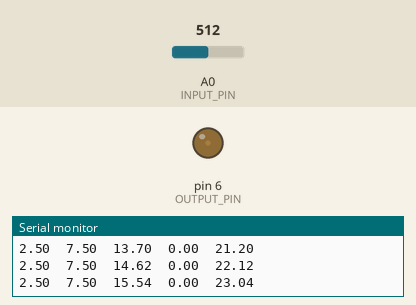
A sketch run on a simulated Arduino Uno, built with avr-gcc and run on an emulated ATmega328P. On the bench: output pins drawn as LEDs (lit = HIGH), the last lines printed to the serial monitor. The test bench sets the inputs (shaded band); at power-on: A0 (INPUT_PIN) = 512.

Above: at 1.77 s.
1.8 s: A0 (INPUT_PIN) set to 306
At 4.64 s:
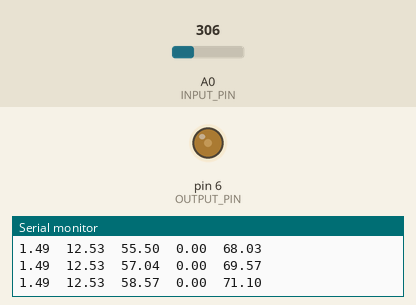
4.8 s: A0 (INPUT_PIN) set to 122
At 7.4 s:
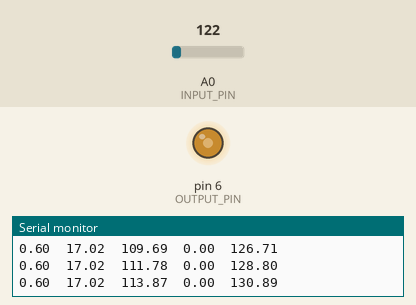
7.8 s: A0 (INPUT_PIN) set to 716
10.8 s: A0 (INPUT_PIN) set to 0
At 12.62 s:
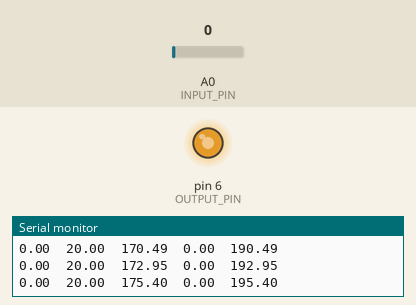
Timing chart, 0 to 14.8 s (numbered marks = the images above; inputs shaded):
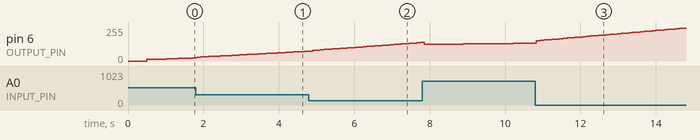

The sketch:

04_PID.ino
```cpp
/*
   Parameter setting
   (0) set Kp = Ki = Kd = 0
   (1) increase Kp, the output will be larger
   (2) increase Ki, the output will be the target value
   (3) increase Kd, the output will be the target value faster

   This code is an PID tutorial using DAC circuit.
   PWM output -> DAC -> ADC input
   anarogWrite() -> LPF -> anarogRead()
   fc = 100 Hz
   R1 = 16 kohm
   C1 = 0.1 uF
   R2 = 16 kohm
   C2 = 0.1 uF
*/

#define Kp 5.0 // proportional
#define Ki 6.0 // integral
#define Kd 0.0 // differential

#define INPUT_PIN 0 // analog input
#define OUTPUT_PIN 6 // analog(PWM) output


void setup() {

  Serial.begin(9600);
  delay(500);

}


void loop() {

  // initialize variables
  float val_tgt; // target values
  float val; // output values
  unsigned long t; // current times
  float u; // control values

  val_tgt = 4.0; // the target is 4.0 V
  val = 0;
  t = 0;
  u = 0;

  while (true) {
    // get the output(FB) value and the current time
    val = get_output();
    t = micros();
    // updata the control value "u"
    u = PID(val_tgt, val, t);
    // control an unit using "u"
    ctrl(u);

    delay(100); // please delete this
  }

}


float get_output() {

  float val = 0;

  val = analogRead(INPUT_PIN);
  val = val / 1024.0 * 5.0; // convert to voltage

  return val;

}


void ctrl(float u) {

  int duty = 0;

  duty = constrain(u, 0, 255); // convert to the PWM value
  analogWrite(OUTPUT_PIN, duty);

}


float PID(float r, float y, unsigned long t) {
  /*
     r: reference(target) value
     y: output value
     t: current time [us]
  */

  float dt = 0; // difference time
  float e = 0; // error
  static float e_i = 0; // error, integral
  float e_d = 0; // error, differential
  float u = 0; // operation amount
  static float e_pre = 0; // prebious error
  static unsigned long t_pre = 0; // previous time

  // P
  e = r - y;

  // I
  dt = (t - t_pre) / 1000000.0; // [us] -> [s]
  e_i = e_i + e * dt;

  // D
  e_d = (e - e_pre) / dt;

  // keep prebious values
  e_pre = e;
  t_pre = t;

  // PID
  u = Kp * e + Ki * e_i + Kd * e_d;

  // show datas
  float buf[] = {y,
                 Kp * e,
                 Ki * e_i,
                 Kd * e_d,
                 u
                };
  for (int i = 0; i < 5; i++) {
    Serial.print(buf[i], 2);
    Serial.print("\t");
  }
  Serial.println("");

  //Serial.println(y);

  return u;

}
```
